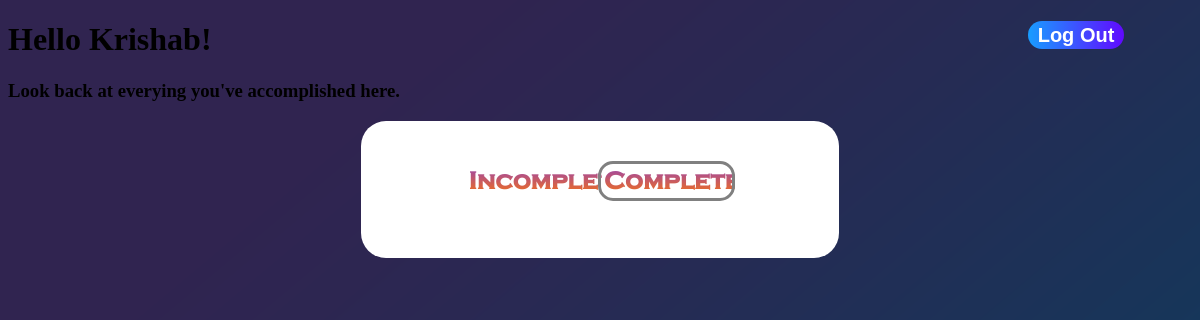
The page /completed/ (signed in) on the database as committed earlier.
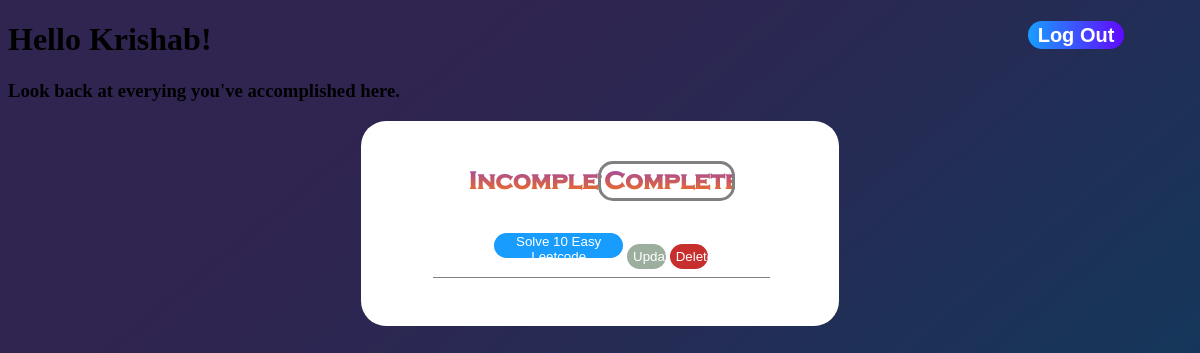
The same page on the database as committed later.
### main/models.py (models this page shows, shortened)
class Task(models.Model):
    title = models.CharField(max_length=50)
    description = models.TextField(max_length=175,  blank = True)
    completion = models.BooleanField(default=False)
    date_created = models.DateTimeField(default = timezone.now)
    author = models.ForeignKey(User, on_delete = models.CASCADE)

### main/views.py (the view)
# urls.py: path("completed/", login_required(views.CompletedView.as_view()), name = "completed"),
class CompletedView(ListView):
    model = Task
    template_name = "main/Completed.html"
    context_object_name = "tasks"
    ordering = ['date_created']
    def get_queryset(self):
        base = super().get_queryset()
        data = base.filter(author = self.request.user, completion = True)
        return data

### main/templates/main/Completed.html
{% extends 'main/base.html' %} {% load static %} {% block css %}<link
  rel="stylesheet"
  href="{% static 'main/main.css' %}"
/>{% endblock css %} {% block content %}
<div>
  <div>
    <a href="{% url 'logout' %}"><button class = "logout-button">Log Out</button></a>
  </div>
  <div>
    <h1>Hello {{user.first_name}}!</h1>
    <h3>Look back at everying you've accomplished here.</h3>
  </div>
  <div class="completed-main-panel">
    <div>
      <a href="{% url 'incompleted' %}"
        ><button class="incomplete-button">Incomplete</button></a
      ><a href="{% url 'completed' %}"
        ><button class="completed-button-active">Completed</button></a
      >
    </div>
    <div>
      <ul>
        {% for task in tasks %}
        <li class="task-list">
          <a href="{% url 'taskDetail' pk=task.pk%}"
            ><button class="task-detail">{{task.title}}</button></a
          >
          <a href="{% url 'taskUpdate' pk=task.pk%}"
            ><button class="update-button">Update</button></a
          >
          <a href="{% url 'taskDelete' pk=task.pk%}"
            ><button class="delete-button">Delete</button></a
          >
        </li>
        {% endfor %}
      </ul>
    </div>
  </div>
</div>
{% endblock content %}

### main/templates/main/base.html (shortened to what this page needs)
{% load static %}
<!DOCTYPE html>
<html lang="en">
<head>
    {% block css %}{% endblock %}
</head>
<body>
    {% block content %}{% endblock content %}
</body>
</html>

### main/static/main/main.css (style rules this page uses)
body { background-image: url("background.png"); }
.incomplete-button { margin: 2%; margin-right: -0.5%; padding: 0.2rem; width: 33%; border-radius: 15px; border-style: none; font-size: 25px; font-family: "Copperplate Gothic Light"; font-weight: bolder; background-color: white; background: -webkit-linear-gradient(#9241bb, #fe7507); -webkit-background-clip: text; -webkit-text-fill-color: transparent; }
.completed-button-active { margin: 2%; margin-left: -0.5%; padding: 0.2rem; width: 33%; border-radius: 15px; border-style: none; font-size: 25px; font-family: "Copperplate Gothic Light"; font-weight: bolder; background-color: white; background: -webkit-linear-gradient(#9241bb, #fe7507); -webkit-background-clip: text; -webkit-text-fill-color: transparent; border: solid gray; }
.completed-main-panel { background-color: white; margin: auto; text-align: center; width: 35%; border-radius: 25px; padding: 2rem; }
.task-list { list-style: none; border-bottom: solid gray 1px; padding: 2%; margin-right: 10%; text-align: center; }
.delete-button { color: white; background-color: #c62f2d; border-style: none; border-radius: 15px; width: 12%; height: 25px; }
.update-button { color: white; background-color: #9caf9f; border-style: none; border-radius: 15px; width: 12%; height: 25px; }
.task-detail { color: white; background-color: #189dff; border-style: none; border-radius: 15px; width: 40%; height: 25px; }
.logout-button { width: 8%; height: 1.75rem; border-radius: 15px; border-style: none; font-size: 20px; position: absolute; margin-left: 85%; font-weight: bolder; color: #ffff; background-image: linear-gradient(to right, #189dff, #6109ff); }

Rows that differ between the two databases and show on the page:
added Task: title "Solve 10 Easy Leetcode"
